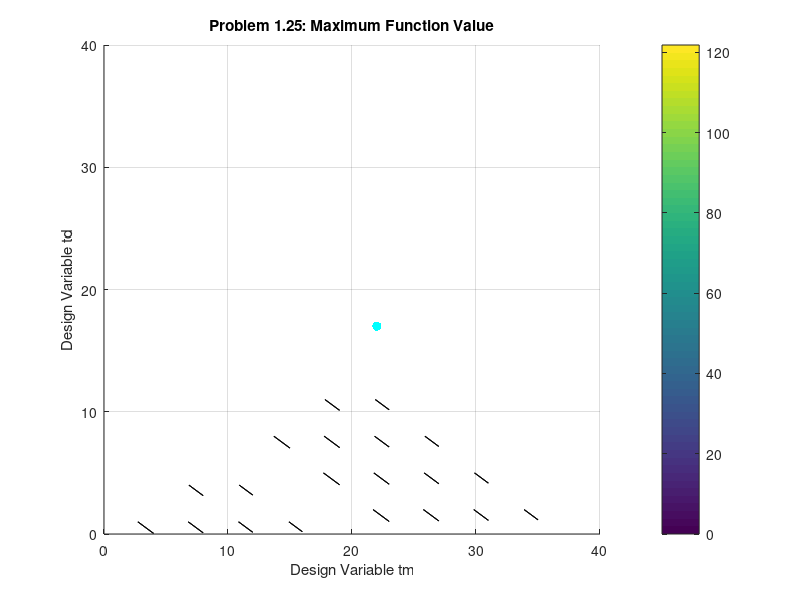
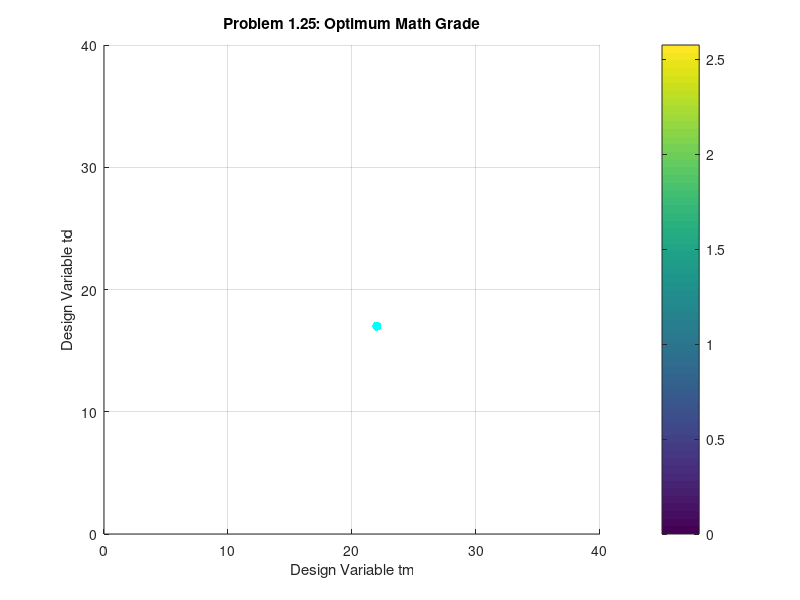
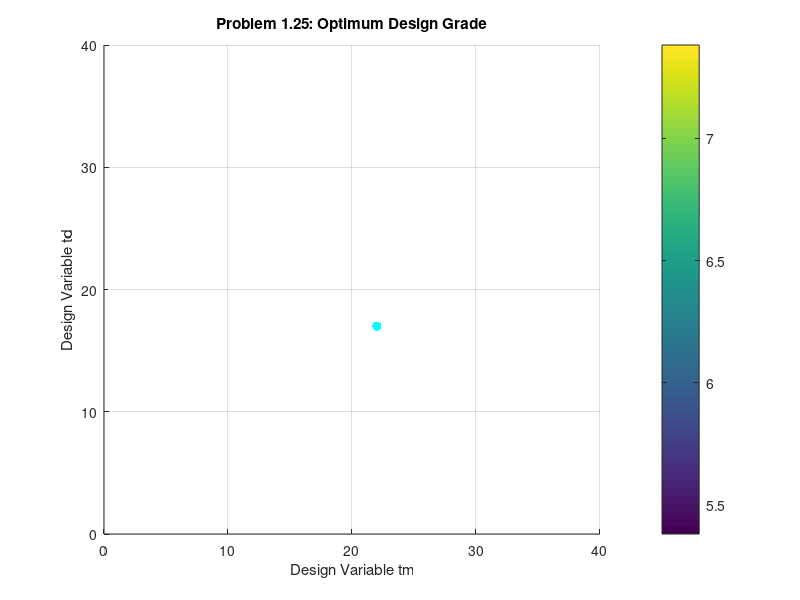

The MATLAB source for these figures, in order:
%% Eng Design Opt Hw 1
%% Problem 1.25
% Created by Rebecca Garcia
%% Design Variables Max & Min
min1 = 0; max1 = 40;  
tm = min1:1:max1; tm = tm'; n = length(tm);
td = tm;
%% Initializing Arrays 
P_out = zeros(n,1); gm_out = P_out; gd_out = P_out;
%% Maximization Loop
 for i = 1:n
     x = tm(i);
     gm = x/6;
     for j = 1:n
     y = td(j);
     gd = y/5;
     hour = x + y;
     % If statement to prevent overstudying
     if gd > 4.0 || gm > 4.0
         P_out(i,j) = NaN;
         gm_out(i,j) = NaN;
         gd_out(i,j) = NaN;
     end
     % Constraints
     if hour >= 40 || y < 1.25*x
         P_out(i,j) = NaN;
         gm_out(i,j) = NaN;
         gd_out(i,j) = NaN;
     elseif hour <= 40 && y >= 1.25*x
         P = 4*x + 3*y;
         P_out(i,j) = P;
         gm_out(i,j) = gm;
         gd_out(i,j) = gd;
     end
     end
 end
%% Finding Max Values
[Grade,index] = max(P_out(:));
[pnt1,pnt2] = ind2sub(size(P_out),index);
row = tm(pnt2); col = td(pnt1);
%% Plots
figure(1)
hold on
grid on
title('Problem 1.25: Maximum Function Value')
contourf(tm,td,P_out)
plot(row,col,'c.','MarkerSize',20)
xlabel('Design Variable tm');ylabel('Design Variable td');
colorbar
hold off

figure(2)
hold on
grid on
title('Problem 1.25: Optimum Math Grade')
contourf(tm,td,gm_out)
plot(row,col,'c.','MarkerSize',20)
xlabel('Design Variable tm');ylabel('Design Variable td');
colorbar
hold off

figure(3)
hold on
grid on
title('Problem 1.25: Optimum Design Grade')
contourf(tm,td,gd_out)
plot(row,col,'c.','MarkerSize',20)
xlabel('Design Variable tm');ylabel('Design Variable td');
colorbar
hold off

 